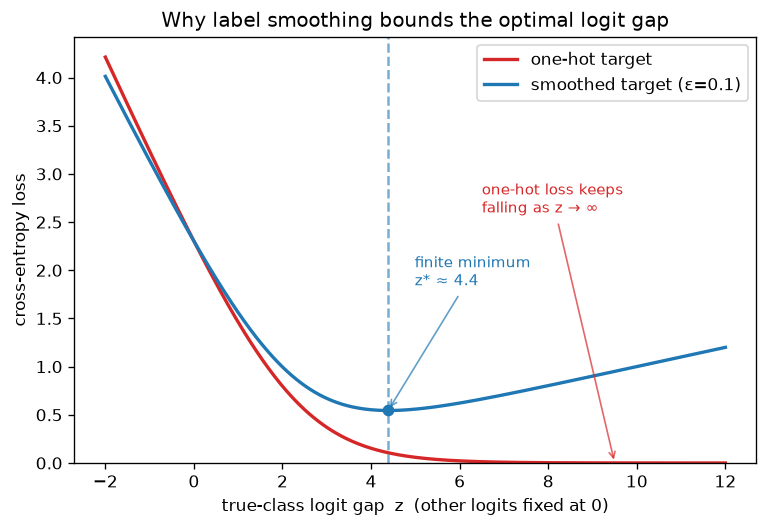

Write Python code to recreate this figure.
"""
Label smoothing bounds the optimal logit gap.

For a K-way softmax classifier, assume the true-class logit is z and every
other logit sits at 0 (symmetric worst case). We plot cross-entropy loss as
a function of z for (a) a one-hot target and (b) a label-smoothed target,
and mark where each curve is minimized.
"""
import numpy as np
import matplotlib.pyplot as plt

np.random.seed(42)

K = 10          # number of classes, e.g. a small image classifier
eps = 0.1       # smoothing factor
z = np.linspace(-2, 12, 400)

# softmax probabilities when true-class logit = z, all other logits = 0
p_true = np.exp(z) / (np.exp(z) + (K - 1))
p_other = 1.0 / (np.exp(z) + (K - 1))

# one-hot cross-entropy: only the true-class term contributes
loss_onehot = -np.log(p_true)

# label-smoothed cross-entropy: (1-eps) on true class, eps spread over the rest
loss_smooth = -(1 - eps) * np.log(p_true) - eps * np.log(p_other)

z_star_smooth = z[np.argmin(loss_smooth)]

fig, ax = plt.subplots(figsize=(6.5, 4.5))
ax.plot(z, loss_onehot, label="one-hot target", color="#d62728", linewidth=2)
ax.plot(z, loss_smooth, label=f"smoothed target (ε={eps})", color="#1f77b4", linewidth=2)
ax.axvline(z_star_smooth, color="#1f77b4", linestyle="--", alpha=0.6)
ax.scatter([z_star_smooth], [loss_smooth.min()], color="#1f77b4", zorder=5)
ax.annotate(f"finite minimum\nz* ≈ {z_star_smooth:.1f}",
            xy=(z_star_smooth, loss_smooth.min()),
            xytext=(z_star_smooth + 0.6, loss_smooth.min() + 1.3),
            fontsize=9, color="#1f77b4",
            arrowprops=dict(arrowstyle="->", color="#1f77b4", alpha=0.7))
ax.annotate("one-hot loss keeps\nfalling as z → ∞",
            xy=(9.5, loss_onehot[np.searchsorted(z, 9.5)]),
            xytext=(6.5, 2.6),
            fontsize=9, color="#d62728",
            arrowprops=dict(arrowstyle="->", color="#d62728", alpha=0.7))

ax.set_xlabel("true-class logit gap  z  (other logits fixed at 0)")
ax.set_ylabel("cross-entropy loss")
ax.set_title("Why label smoothing bounds the optimal logit gap")
ax.legend(loc="upper right")
ax.set_ylim(bottom=0)
fig.tight_layout()
fig.savefig("graph_DAY_32.png", dpi=120, bbox_inches="tight")
